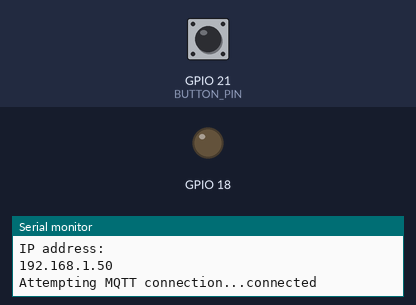
This program was run on a simulated ESP32. Parts: output pins drawn as LEDs (lit = HIGH), the last lines printed to the serial monitor. Inputs (shaded band) come from the test bench; at power-on: GPIO 21 (BUTTON_PIN) HIGH. WiFi joins after 1.5 s; servers stay silent unless stated; no MQTT or app messages arrive unless stated.

Above: at 5.2 s.
5.3 s: GPIO 21 (BUTTON_PIN) pulled LOW for 0.15 s
At 5.8 s:
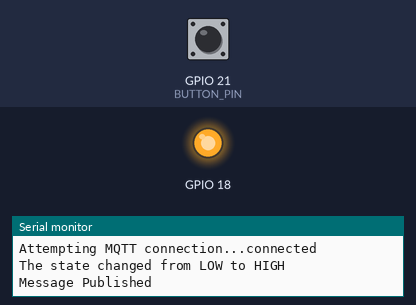
10.4 s: GPIO 21 (BUTTON_PIN) pulled LOW for 3.2 s
At 14.5 s:
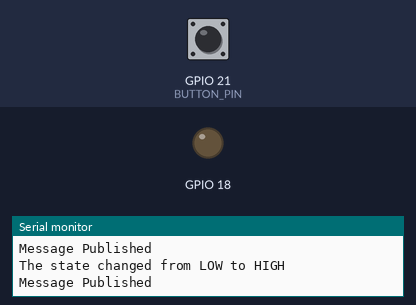
Timing chart, 0 to 16.0 s (numbered marks = the images above; inputs shaded):
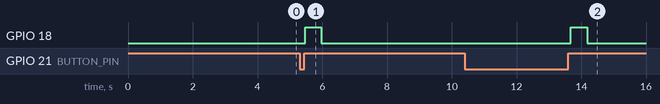

The program:

main.cpp
```cpp
#include <Arduino.h>

#include <WiFi.h>
#include <PubSubClient.h> // knihovna https://registry.platformio.org/libraries/knolleary/PubSubClient/installation

#define BUTTON_PIN 21 // GIOP21 pin connected to button

const char* ssid = "SSID"; // SSID (WiFi name)
const char* password = "PASSWD"; //WIFI_password
const char* mqtt_server = "BrokerIP"; // my_mosquitto_broker_IP_address

WiFiClient espClient;
PubSubClient client(espClient);

String msg = "Turn LED ON";

// Button
int lastState = HIGH; // the previous state from the input pin
int currentState;     // the current reading from the input pin

void setup_wifi() {
  delay(10);
  Serial.println();
  Serial.print("Connecting to ");
  Serial.println(ssid);

  WiFi.begin(ssid, password);
  delay(1000);
  WiFi.disconnect();
  delay(1000);
  WiFi.begin(ssid, password);
  delay(1000);

  while (WiFi.status() != WL_CONNECTED) {
    delay(1000);
    Serial.print(".");
  }

  Serial.println("");
  Serial.println("WiFi connected");
  Serial.println("IP address: ");
  Serial.println(WiFi.localIP());
}

void callback(char* topic, byte* message, unsigned int length) {
  Serial.print("Message arrived [");
  Serial.print(topic);
  Serial.print("] ");
  for (int i=0;i<length;i++) {
    Serial.print((char)message[i]);
  }
  Serial.println();
}

void reconnect() {
  while (!client.connected()) {
    Serial.print("Attempting MQTT connection...");
    if (client.connect("ESP32Client")) {
      Serial.println("connected");
      client.subscribe("topic",2);
    } else {
      Serial.print("failed, rc=");
      Serial.print(client.state());
      Serial.println(" try again in 5 seconds");
      delay(5000);
    }
  }
}

void setup() {
  Serial.begin(115200);
  setup_wifi();
  client.setServer(mqtt_server, 1883);
  client.setCallback(callback);

  // button
  pinMode(BUTTON_PIN, INPUT_PULLUP); // config GIOP21 as input pin and enable the internal pull-up resistor
  // LED
  // initialize digital pin GIOP18 as an output.
  pinMode(18, OUTPUT);
}

void loop() {
  if (!client.connected()) {
    reconnect();
  }
  client.loop();

  // Publish a message with QoS level 1
  //client.publish("topic", "Hello, World!", true, 1);

    // read the state of the switch/button:
  currentState = digitalRead(BUTTON_PIN);
  if(lastState == LOW && currentState == HIGH) {
    Serial.println("The state changed from LOW to HIGH");
    Serial.println("Message Published");

    client.publish("topic", msg.c_str());
    digitalWrite(18, HIGH); // turn the LED on
    delay(500);
  }

  digitalWrite(18, LOW);  // turn the LED off

  // save the last state
  lastState = currentState;

  delay(100);
}
```

Measured:
- after the input at 5.3 s, GPIO 18: LOW → HIGH after 0.17 s, → LOW 0.50 s later
- after the input at 10.4 s, GPIO 18: LOW → HIGH after 3.3 s, → LOW 0.50 s later
